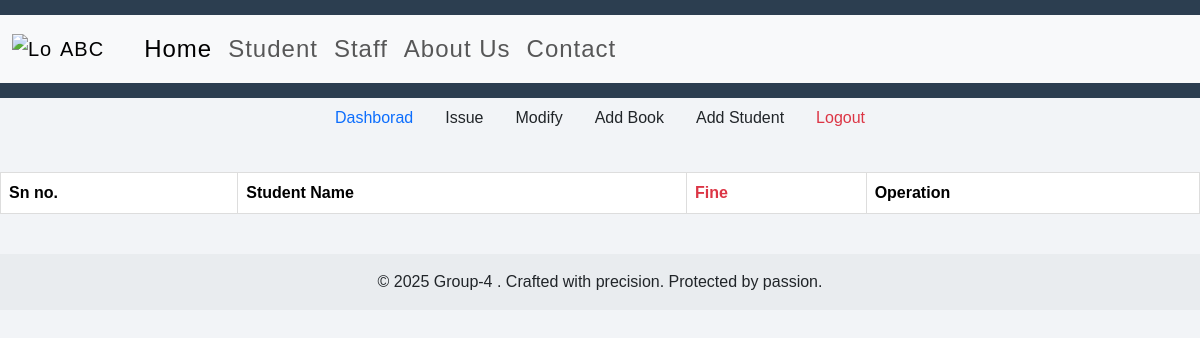
Before: /dashboard (signed in) with the older database file.
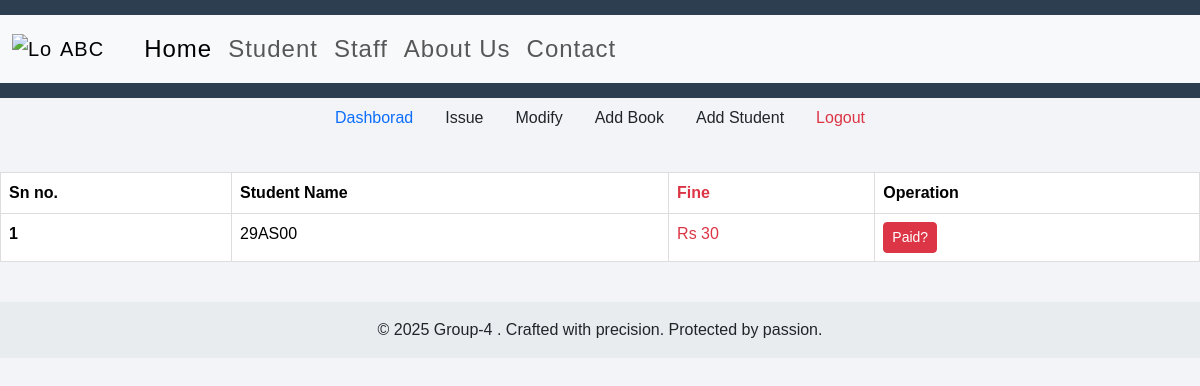
After: the same page with the newer database file.
### app.py (models this page shows)
class Book(db.Model):
    id = db.Column(db.Integer,primary_key=True)
    title = db.Column(db.String(50))
    author = db.Column(db.String(50))
    user = db.Column(db.String(10),default=None) #took
    date = db.Column(db.Date,default=None) #when

### app.py (the view)
@app.route("/dashboard")
def Dashboard():
    if session:
        took = Book.query.filter((Book.user)!=None).all()
        duelist = [i for i in took if i.date < date.today()]
        return render_template("dashboard.html",duelist=duelist,date=date.today())
    return render_template("error.html")

### templates/dashboard.html (shortened to what this page needs)
{% extends "base.html" %}
{% block b %}
<ul class="nav justify-content-center">
  <li class="nav-item">
    <a class="nav-link active">Dashborad</a>
  </li>
  <li class="nav-item">
    <a class="nav-link text-dark" href="/issue">Issue</a>
  </li>
  <li class="nav-item">
    <a class="nav-link text-dark" href="/modify">Modify</a>
  </li>
  <li class="nav-item">
    <a class="nav-link text-dark" href="/add_book">Add Book</a>
  </li>
  <li class="nav-item">
    <a class="nav-link text-dark" href="/addstu">Add Student</a>
  </li>
  <li class="nav-item">
    <a class="nav-link text-danger" href="/logout">Logout</a>
  </li>
</ul>
<br>
<table class="table">
    <thead>
        <tr>
            <th scope="col">Sn no.</th>
            <th scope="col">Student Name</th>
            <th scope="col" class="text-danger">Fine</th>
            <th scope="col">Operation</th>
        </tr>
    </thead>
    <tbody>
        {% for each in duelist %}
        <tr>
            <th scope="row">{{loop.index}}</th>
            <td>{{each.user}}</td>
            <td class="text-danger"> Rs {{ (date - each.date).days }}</td>
            <td><a href="/return/{{each.id}}" type="button" class="btn btn-sm btn-danger text-white">Paid?</a></td>
        </tr>
        {% endfor %}
    </tbody>
</table>
<br>
{% endblock b %}

Changed rows visible on the page:
now on this page (row edited): Book: user "29AS00", (date-each.date).days "30"
